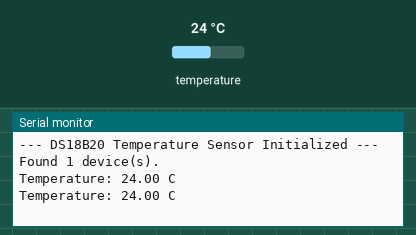
A sketch run on a simulated Arduino Uno, built with avr-gcc and run on an emulated ATmega328P. Parts: the last lines printed to the serial monitor. Inputs (shaded band) come from the test bench; at power-on: temperature 24 °C.

Above: at 4.3 s.
4.4 s: temperature set to 12 °C
At 7.5 s:
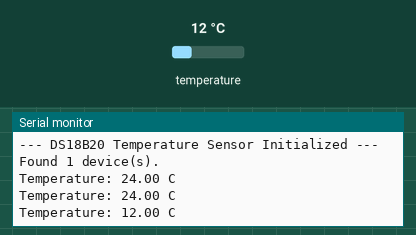
8.1 s: temperature set to 19 °C
At 9.5 s:
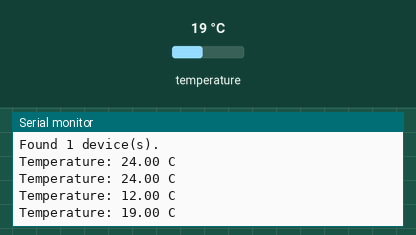
Timing chart, 0 to 11.1 s (numbered marks = the images above; inputs shaded):
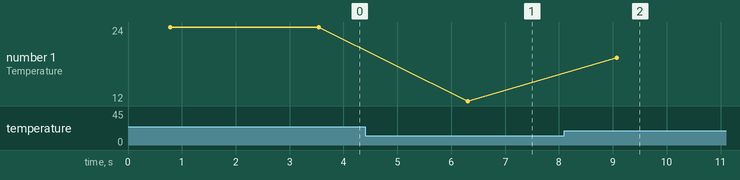

Measured:
- after the input at 4.4 s, the serial monitor: prints a new line after 1.9 s (image 1)
- after the input at 8.1 s, the serial monitor: prints a new line after 0.97 s (image 2)
- plotted number 1: 24 → 12 after the input at 4.4 s, 12 → 19 after the input at 8.1 s

The sketch:

Temperatures.ino
```cpp
#include <OneWire.h>
#include <DallasTemperature.h>
#define ONE_WIRE_BUS 22
OneWire oneWire(ONE_WIRE_BUS);
DallasTemperature sensors(&oneWire);
void setup() {
  Serial.begin(115200);
  while (!Serial);
  sensors.begin();

  Serial.println("--- DS18B20 Temperature Sensor Initialized ---");
  Serial.print("Found ");
  Serial.print(sensors.getDeviceCount(), DEC);
  Serial.println(" device(s).");
}

void loop() {

  sensors.requestTemperatures();

  float tempC = sensors.getTempCByIndex(0);

  if (tempC == DEVICE_DISCONNECTED_C) {
    Serial.println("Error: DS18B20 disconnected or reading failed!");
  } else {

    Serial.print("Temperature: ");
    Serial.print(tempC, 2);
    Serial.println(" C");

  }


  delay(2000);
}
```
